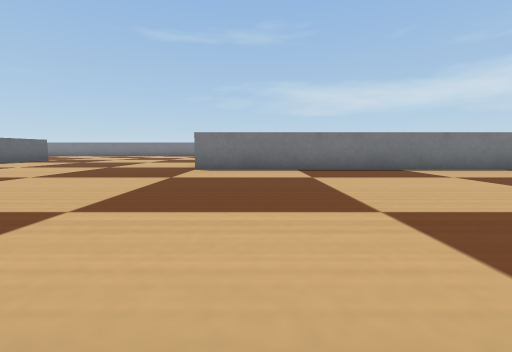
View 1 (above)

23 first-person views from a walk through a Webots world. The camera is 0.05 m above the floor, tilts 6° down and sees 90° across. The floor is counted in squares, 0.1 m on a side. Each view is taken from the middle of a square. On the plan, view 1 faces up. The plan holds only what a view shows up to about 9 squares ahead; the rest is blank. The robots in the file are not drawn. Webots' stock objects and surfaces are drawn as simple stand-ins.

View 2
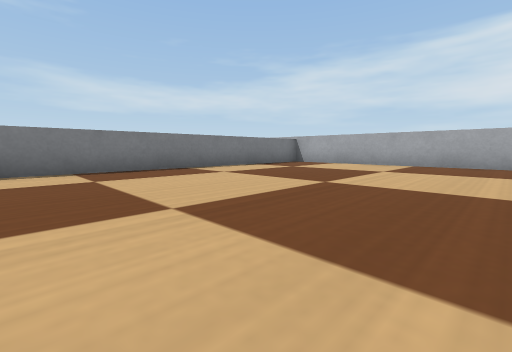

View 3
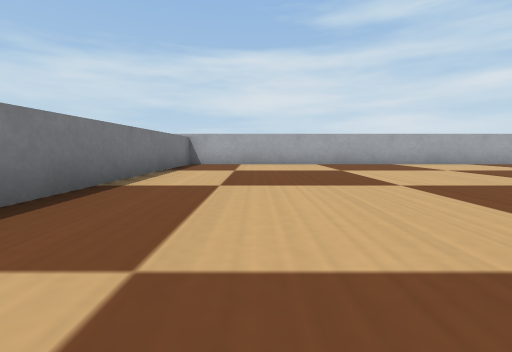

View 4
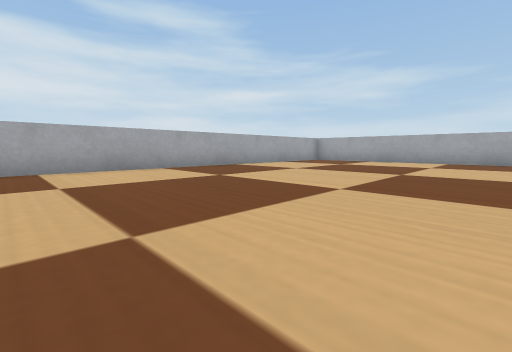

View 5
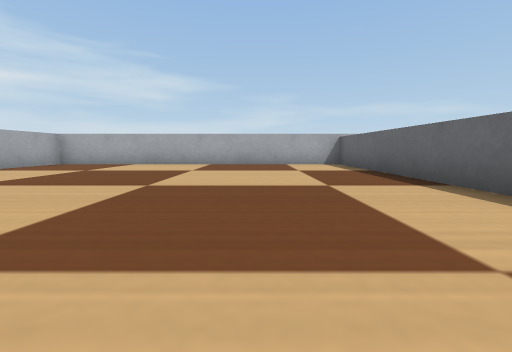

View 6
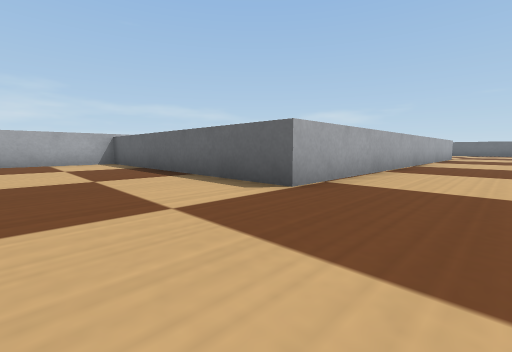

View 7
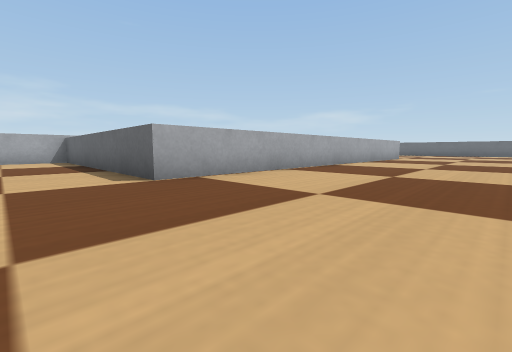

View 8
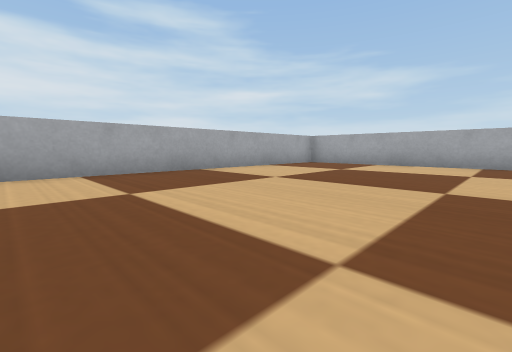

View 9
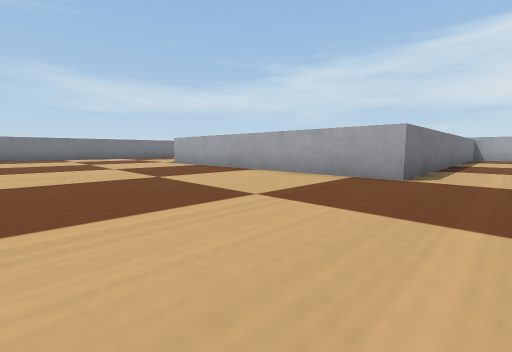

View 10
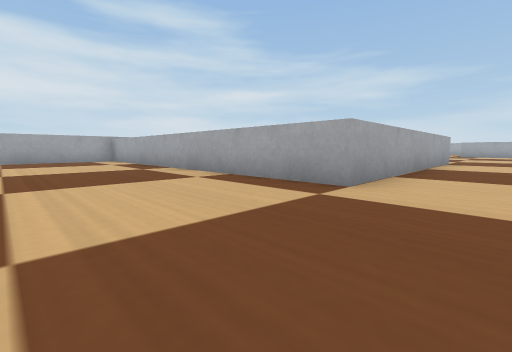

View 11
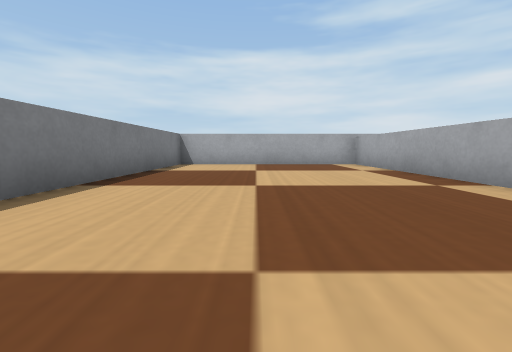

View 12
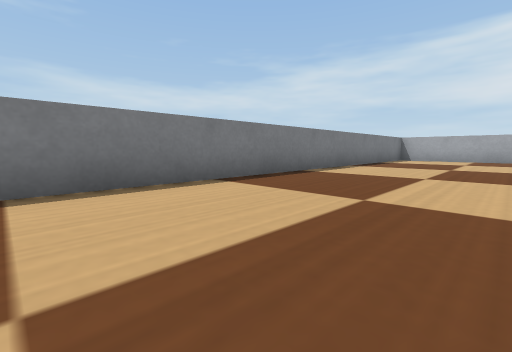

View 13
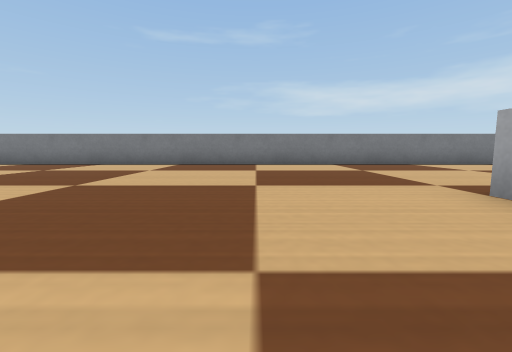

View 14
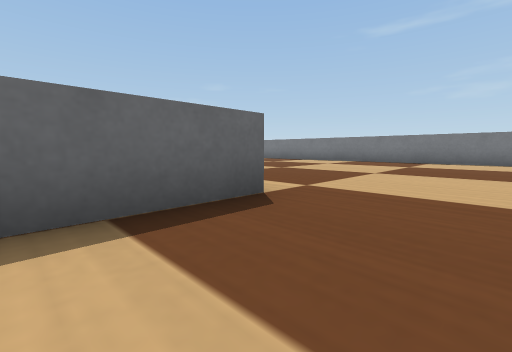

View 15
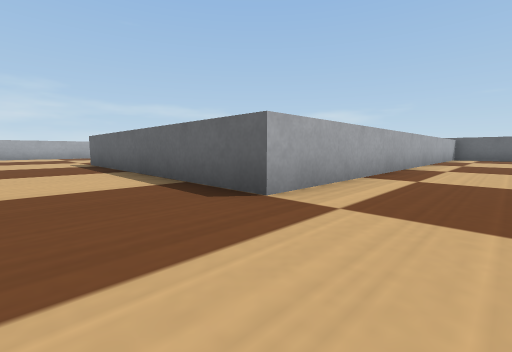

View 16
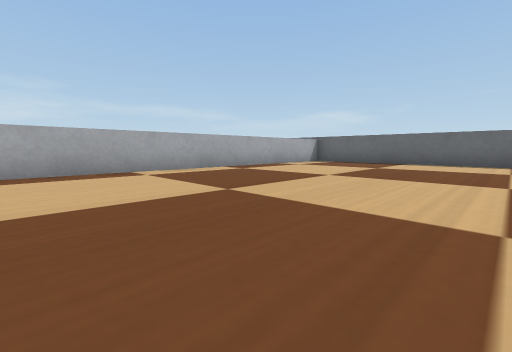

View 17
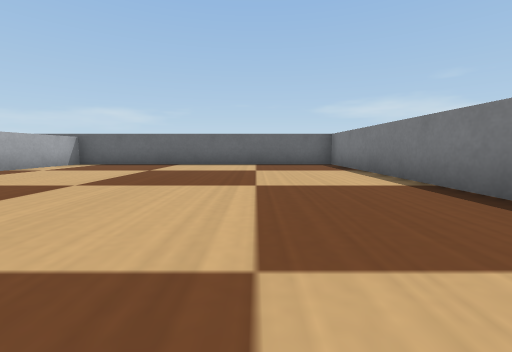

View 18
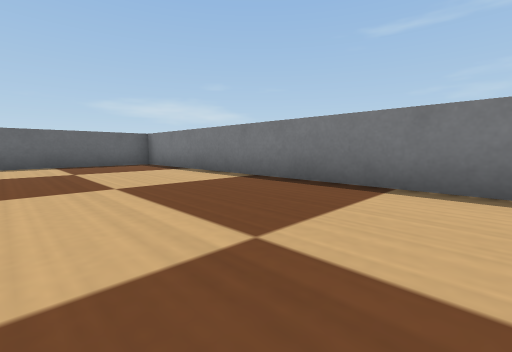

View 19
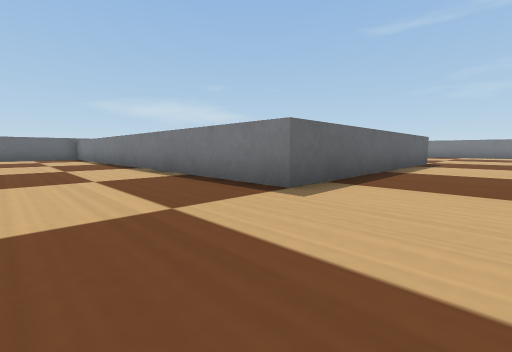

View 20
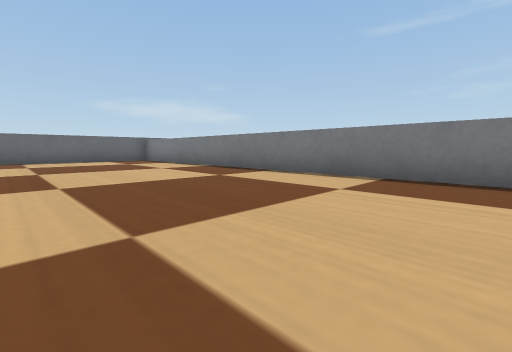

View 21
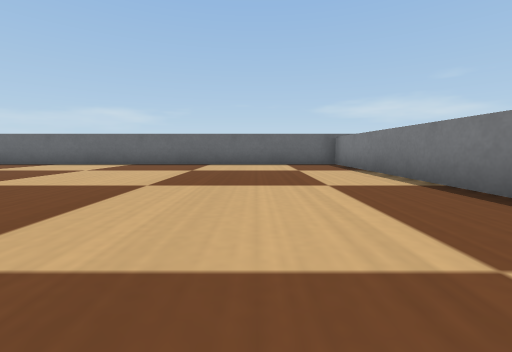

View 22
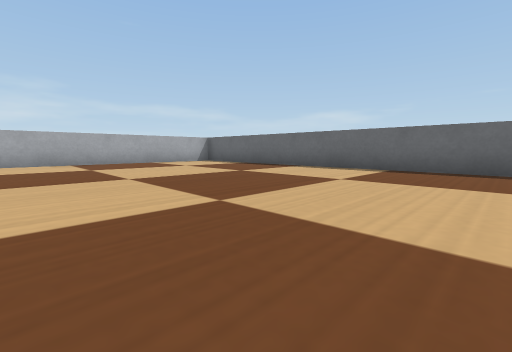

View 23
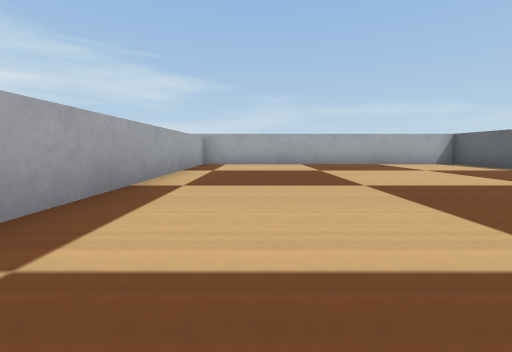

### Floor plan
Points are (right, up) in squares from view 1. A wall is a line through its corners. A room is listed if a view was taken in it or the views show most of it. See-through windows are left out.
Room 1 (views 1, 2, 3, 4, 5, 6, 7, 8)
walls: (-0.7, -3) (-0.7, -10.5); (8.5, 6.2) (-1.5, 6.2); (-1.4, -10.5) (8.5, -10.5) (8.5, 6.6)
ways out: opening at (-1, 1.5) to room 2
Room 2 (views 9, 10, 11, 12, 13, 14, 15, 16, 17, 18, 19, 20, 21, 22, 23)
walls: (-1.5, 6.2) (-1.5, 13.7) (8.5, 13.7); (-8.8, -3) (-0.7, -3); (-21.5, 11.2) (-9, 11.2) (-9, 3.6) (-21.5, 3.6); (-21.5, 4.1) (-21.5, -10.5) (-12.9, -10.5); (8.5, 13) (8.5, 19.5) (-21.5, 19.5) (-21.5, 10.1); (-13.3, -10.5) (-13.3, -3.6)
ways out: opening at (-1, 1.5) to room 1

Positions as (right, up) in squares from view 1, and headings:
1: (0, 0), facing up
2: (0, 0), facing up-right
3: (0, 4), facing right
4: (2, 0), facing down-right
5: (2, -2), facing down
6: (2, -1), facing down-left
7: (1, 1), facing down-left
8: (3, -2), facing down-right
9: (-6, 5), facing up-right
10: (-3, 17), facing down-right
11: (0, 17), facing right
12: (-4, 16), facing up-right
13: (-4, 11), facing up
14: (-7, 9), facing up-left
15: (-7, 13), facing down-left
16: (-12, 17), facing down-left
17: (-13, 17), facing left
18: (-13, 16), facing up-left
19: (-7, 1), facing up-left
20: (-10, -1), facing up-left
21: (-13, 1), facing left
22: (-15, -1), facing down-left
23: (-15, -2), facing down
